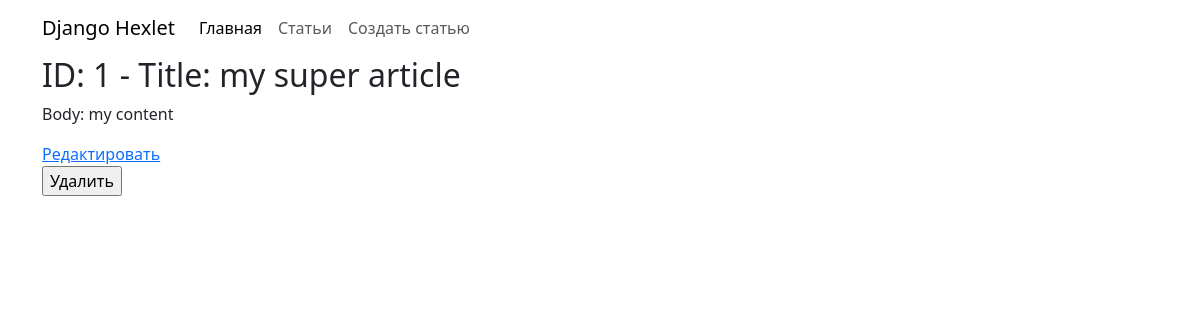
The app's page /articles/1/, older data.
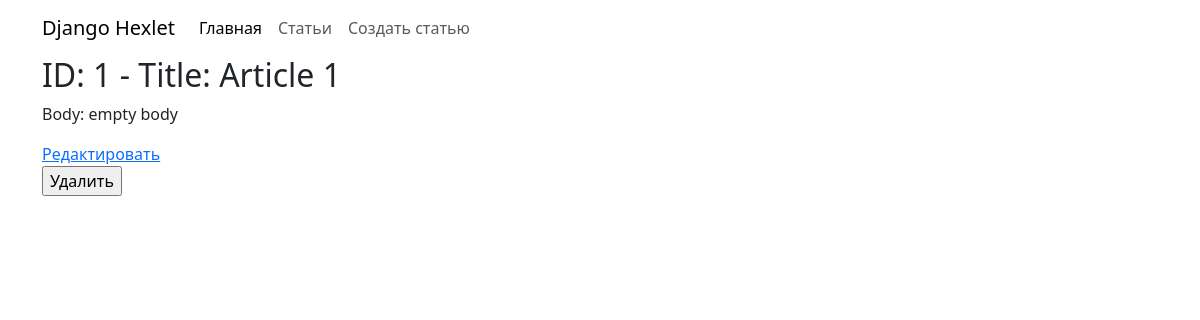
The same page, newer data.
### hexlet_django_blog/article/models.py (models this page shows, shortened)
class Article(models.Model):
    name = models.CharField(max_length=200)
    body = models.TextField()
    created_at = models.DateTimeField(auto_now_add=True)
    updated_at = models.DateTimeField(auto_now=True)

### hexlet_django_blog/article/views.py (the view)
# urls.py: path("<int:id>/", ArticleView.as_view(), name="article"),
class ArticleView(View):
    def get(self, request, *args, **kwargs):
        article = get_object_or_404(Article, id=kwargs["id"])
        return render(request, "articles/show.html", context={"article": article})

### hexlet_django_blog/templates/articles/show.html (shortened to what this page needs)
{% extends "base.html" %}
{% block content %}
    <h2>ID: {{ article.id }} - Title: {{ article.name }}</h2>
    <p>Body: {{ article.body|slice:":200" }}</p>
    <a href="{% url 'edit_article' id=article.id %}">Редактировать</a>
    <form action="{% url 'article_delete' article.id %}" method="post">
    <input type="submit" value="Удалить">
</form>
{% endblock %}

Row changes from the older to the newer data that the page shows:
changed Article id 1: name "my super article" → "Article 1"; body "my content" → "empty body"
